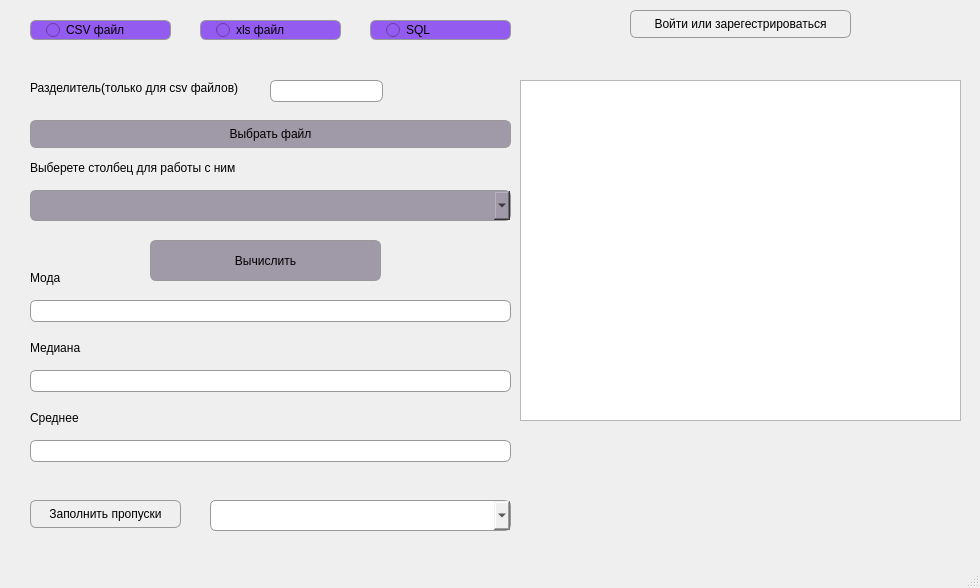
<?xml version="1.0" encoding="UTF-8"?>
<ui version="4.0">
 <class>MainWindow</class>
 <widget class="QMainWindow" name="MainWindow">
  <property name="geometry">
   <rect>
    <x>0</x>
    <y>0</y>
    <width>980</width>
    <height>588</height>
   </rect>
  </property>
  <property name="windowTitle">
   <string>MainWindow</string>
  </property>
  <widget class="QWidget" name="centralwidget">
   <widget class="QRadioButton" name="csv_radio_button">
    <property name="geometry">
     <rect>
      <x>30</x>
      <y>20</y>
      <width>141</width>
      <height>20</height>
     </rect>
    </property>
    <property name="styleSheet">
     <string notr="true">display: flex;
align-items: center;
ustify-content: center;
cursor: bold;
padding: 0px 15px;
line-height: 34px;
border: 1px solid #999;
border-radius: 6px;
user-select: none;
background: #945bf0;
</string>
    </property>
    <property name="text">
     <string>CSV файл</string>
    </property>
   </widget>
   <widget class="QRadioButton" name="excel_radio_button">
    <property name="geometry">
     <rect>
      <x>200</x>
      <y>20</y>
      <width>141</width>
      <height>20</height>
     </rect>
    </property>
    <property name="styleSheet">
     <string notr="true">display: flex;
align-items: center;
ustify-content: center;
cursor: bold;
padding: 0px 15px;
line-height: 34px;
border: 1px solid #999;
border-radius: 6px;
user-select: none;
background: #945bf0;
</string>
    </property>
    <property name="text">
     <string>xls файл</string>
    </property>
   </widget>
   <widget class="QRadioButton" name="sql_radio_button">
    <property name="geometry">
     <rect>
      <x>370</x>
      <y>20</y>
      <width>141</width>
      <height>20</height>
     </rect>
    </property>
    <property name="styleSheet">
     <string notr="true">display: flex;
align-items: center;
ustify-content: center;
cursor: bold;
padding: 0px 15px;
line-height: 34px;
border: 1px solid #999;
border-radius: 6px;
user-select: none;
background: #945bf0;
</string>
    </property>
    <property name="text">
     <string>SQL</string>
    </property>
   </widget>
   <widget class="QPushButton" name="open_file_button">
    <property name="geometry">
     <rect>
      <x>30</x>
      <y>120</y>
      <width>481</width>
      <height>28</height>
     </rect>
    </property>
    <property name="styleSheet">
     <string notr="true">display: inline-block;
cursor: pointer;
padding: 0px 15px;
line-height: 34px;
border: 1px solid #999;
border-radius: 6px;
user-select: none;
background: #9f99a8</string>
    </property>
    <property name="text">
     <string>Выбрать файл</string>
    </property>
   </widget>
   <widget class="QTableWidget" name="tableWidget">
    <property name="geometry">
     <rect>
      <x>520</x>
      <y>80</y>
      <width>441</width>
      <height>341</height>
     </rect>
    </property>
   </widget>
   <widget class="QComboBox" name="column_comboBox">
    <property name="geometry">
     <rect>
      <x>30</x>
      <y>190</y>
      <width>481</width>
      <height>31</height>
     </rect>
    </property>
    <property name="styleSheet">
     <string notr="true">display: inline-block;
cursor: pointer;
padding: 0px 15px;
line-height: 34px;
border: 1px solid #999;
border-radius: 6px;
user-select: none;
background: #9f99a8</string>
    </property>
   </widget>
   <widget class="QLabel" name="label">
    <property name="geometry">
     <rect>
      <x>30</x>
      <y>160</y>
      <width>261</width>
      <height>16</height>
     </rect>
    </property>
    <property name="text">
     <string>Выберете столбец для работы с ним</string>
    </property>
   </widget>
   <widget class="QLabel" name="label_2">
    <property name="geometry">
     <rect>
      <x>30</x>
      <y>270</y>
      <width>61</width>
      <height>16</height>
     </rect>
    </property>
    <property name="text">
     <string>Мода</string>
    </property>
   </widget>
   <widget class="QLineEdit" name="modeline">
    <property name="geometry">
     <rect>
      <x>30</x>
      <y>300</y>
      <width>481</width>
      <height>22</height>
     </rect>
    </property>
    <property name="styleSheet">
     <string notr="true">display: inline-block;
cursor: pointer;
padding: 0px 15px;
line-height: 34px;
border: 1px solid #999;
border-radius: 6px;
user-select: none;
background: #fffff</string>
    </property>
   </widget>
   <widget class="QLabel" name="label_3">
    <property name="geometry">
     <rect>
      <x>30</x>
      <y>340</y>
      <width>55</width>
      <height>16</height>
     </rect>
    </property>
    <property name="text">
     <string>Медиана</string>
    </property>
   </widget>
   <widget class="QLineEdit" name="medianline">
    <property name="geometry">
     <rect>
      <x>30</x>
      <y>370</y>
      <width>481</width>
      <height>22</height>
     </rect>
    </property>
    <property name="styleSheet">
     <string notr="true">display: inline-block;
cursor: pointer;
padding: 0px 15px;
line-height: 34px;
border: 1px solid #999;
border-radius: 6px;
user-select: none;
background: #fffff</string>
    </property>
   </widget>
   <widget class="QLabel" name="label_4">
    <property name="geometry">
     <rect>
      <x>30</x>
      <y>410</y>
      <width>55</width>
      <height>16</height>
     </rect>
    </property>
    <property name="text">
     <string>Среднее</string>
    </property>
   </widget>
   <widget class="QLineEdit" name="avgline">
    <property name="geometry">
     <rect>
      <x>30</x>
      <y>440</y>
      <width>481</width>
      <height>22</height>
     </rect>
    </property>
    <property name="styleSheet">
     <string notr="true">display: inline-block;
cursor: pointer;
padding: 0px 15px;
line-height: 34px;
border: 1px solid #999;
border-radius: 6px;
user-select: none;
background: #fffff</string>
    </property>
   </widget>
   <widget class="QComboBox" name="pass_comboBox">
    <property name="geometry">
     <rect>
      <x>210</x>
      <y>500</y>
      <width>301</width>
      <height>31</height>
     </rect>
    </property>
    <property name="styleSheet">
     <string notr="true">display: inline-block;
cursor: pointer;
padding: 0px 15px;
line-height: 34px;
border: 1px solid #999;
border-radius: 6px;
user-select: none;
background: #fffff</string>
    </property>
   </widget>
   <widget class="QPushButton" name="passButton">
    <property name="geometry">
     <rect>
      <x>30</x>
      <y>500</y>
      <width>151</width>
      <height>28</height>
     </rect>
    </property>
    <property name="styleSheet">
     <string notr="true">display: inline-block;
cursor: pointer;
padding: 0px 15px;
line-height: 34px;
border: 1px solid #999;
border-radius: 6px;
user-select: none;
background: #fffff</string>
    </property>
    <property name="text">
     <string>Заполнить пропуски</string>
    </property>
   </widget>
   <widget class="QPushButton" name="InButton">
    <property name="geometry">
     <rect>
      <x>630</x>
      <y>10</y>
      <width>221</width>
      <height>28</height>
     </rect>
    </property>
    <property name="styleSheet">
     <string notr="true">display: inline-block;
cursor: pointer;
padding: 0px 15px;
line-height: 34px;
border: 1px solid #999;
border-radius: 6px;
user-select: none;
background: #fffff</string>
    </property>
    <property name="text">
     <string>Войти или зарегестрироваться</string>
    </property>
   </widget>
   <widget class="QLineEdit" name="lineEdit">
    <property name="geometry">
     <rect>
      <x>270</x>
      <y>80</y>
      <width>113</width>
      <height>22</height>
     </rect>
    </property>
    <property name="styleSheet">
     <string notr="true">display: inline-block;
cursor: pointer;
padding: 0px 15px;
line-height: 34px;
border: 1px solid #999;
border-radius: 6px;
user-select: none;
background: #fffff</string>
    </property>
   </widget>
   <widget class="QLabel" name="label_5">
    <property name="geometry">
     <rect>
      <x>30</x>
      <y>80</y>
      <width>231</width>
      <height>16</height>
     </rect>
    </property>
    <property name="text">
     <string>Разделитель(только для csv файлов)</string>
    </property>
   </widget>
   <widget class="QPushButton" name="startButton">
    <property name="geometry">
     <rect>
      <x>150</x>
      <y>240</y>
      <width>231</width>
      <height>41</height>
     </rect>
    </property>
    <property name="styleSheet">
     <string notr="true">display: inline-block;
cursor: pointer;
padding: 0px 15px;
line-height: 34px;
border: 1px solid #999;
border-radius: 6px;
user-select: none;
background: #9f99a8</string>
    </property>
    <property name="text">
     <string>Вычислить</string>
    </property>
   </widget>
   <widget class="QLabel" name="labelError">
    <property name="geometry">
     <rect>
      <x>540</x>
      <y>510</y>
      <width>431</width>
      <height>16</height>
     </rect>
    </property>
    <property name="text">
     <string/>
    </property>
   </widget>
  </widget>
  <widget class="QMenuBar" name="menubar">
   <property name="geometry">
    <rect>
     <x>0</x>
     <y>0</y>
     <width>980</width>
     <height>26</height>
    </rect>
   </property>
  </widget>
  <widget class="QStatusBar" name="statusbar"/>
 </widget>
 <resources/>
 <connections/>
</ui>
